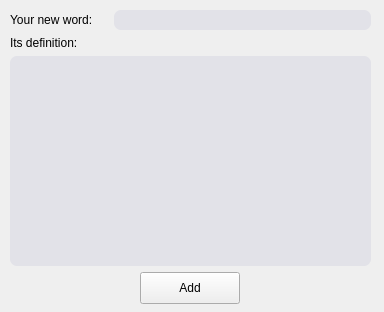
<?xml version="1.0" encoding="UTF-8"?>
<ui version="4.0">
 <class>dialog_addnewword</class>
 <widget class="QMainWindow" name="dialog_addnewword">
  <property name="geometry">
   <rect>
    <x>0</x>
    <y>0</y>
    <width>384</width>
    <height>312</height>
   </rect>
  </property>
  <property name="windowTitle">
   <string>MainWindow</string>
  </property>
  <widget class="QWidget" name="centralwidget">
   <widget class="QWidget" name="">
    <property name="geometry">
     <rect>
      <x>10</x>
      <y>10</y>
      <width>361</width>
      <height>294</height>
     </rect>
    </property>
    <layout class="QVBoxLayout" name="verticalLayout_2">
     <item>
      <layout class="QHBoxLayout" name="horizontalLayout">
       <item>
        <widget class="QLabel" name="label">
         <property name="text">
          <string>Your new word:</string>
         </property>
        </widget>
       </item>
       <item>
        <widget class="QLineEdit" name="newWordLEd">
         <property name="minimumSize">
          <size>
           <width>257</width>
           <height>20</height>
          </size>
         </property>
         <property name="maximumSize">
          <size>
           <width>257</width>
           <height>20</height>
          </size>
         </property>
         <property name="styleSheet">
          <string notr="true">#newWordLEd {
border-radius: 7px;
padding-left: 5px;
background-color: rgb(226, 226, 232);
transition: ease;
}

#newWordLEd::focus{
border: 2px solid rgb(120, 159, 240);
}</string>
         </property>
        </widget>
       </item>
      </layout>
     </item>
     <item>
      <layout class="QVBoxLayout" name="verticalLayout">
       <item>
        <widget class="QLabel" name="label_2">
         <property name="text">
          <string>Its definition:</string>
         </property>
        </widget>
       </item>
       <item>
        <widget class="QPlainTextEdit" name="defEd">
         <property name="styleSheet">
          <string notr="true">#defEd {
border-radius: 7px;
padding-left: 5px;
background-color: rgb(226, 226, 232);
transition: ease;
}

#defEd::focus{
border: 2px solid rgb(120, 159, 240);
}</string>
         </property>
        </widget>
       </item>
      </layout>
     </item>
     <item alignment="Qt::AlignHCenter">
      <widget class="QPushButton" name="addBtt">
       <property name="minimumSize">
        <size>
         <width>100</width>
         <height>32</height>
        </size>
       </property>
       <property name="maximumSize">
        <size>
         <width>100</width>
         <height>32</height>
        </size>
       </property>
       <property name="text">
        <string>Add</string>
       </property>
      </widget>
     </item>
    </layout>
   </widget>
  </widget>
 </widget>
 <resources/>
 <connections/>
</ui>
